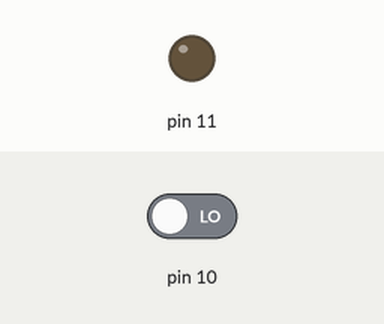
This sketch was run on a simulated Arduino Uno, built with avr-gcc and run on an emulated ATmega328P. On the bench: output pins drawn as LEDs (lit = HIGH). The test bench sets the inputs (shaded band); at power-on: pin 10 LOW.

Above: at 0.1 s.
At 1.1 s:
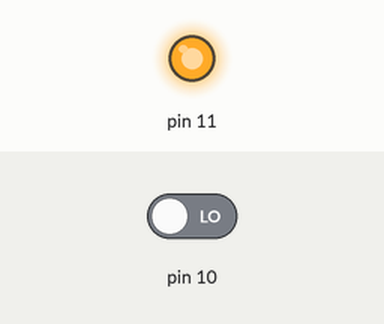
Timing chart, 0 to 2.6 s (numbered marks = the images above):
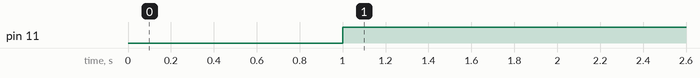

Measured:
- by itself, pin 11: LOW → HIGH at 1.0 s

The sketch:

test_led.ino
```cpp
void setup() {
  //pinMode(10, OUTPUT);
 pinMode(11, OUTPUT);
  //pinMode(12, OUTPUT);
}

void loop() {
  if (digitalRead(10)== HIGH)
 {
  digitalWrite(11, LOW);
 }
else
{
 delay(1000);
  digitalWrite(11, HIGH);
 }
 delay (1000);
}
```
